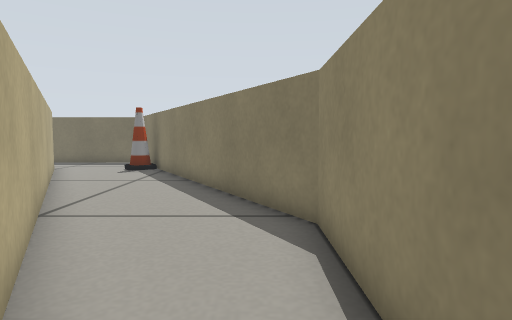
view 1 (above)

15 first-person views from a walk through a world built for the Gazebo simulator. The camera is 0.29 m above the floor, tilts 4° down and sees 75° across. The floor is counted in squares, 0.2 m on a side. Each view is taken from the middle of a square. On the plan, view 1 faces up. The plan holds only what a view shows up to about 15 squares ahead; the rest is blank.

view 2
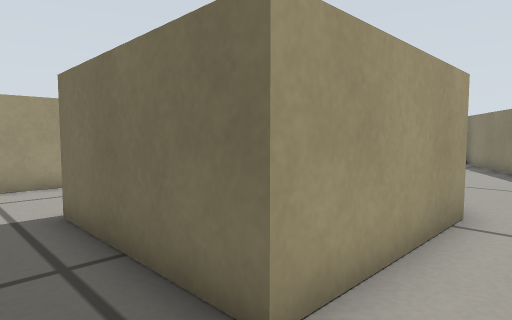

view 3
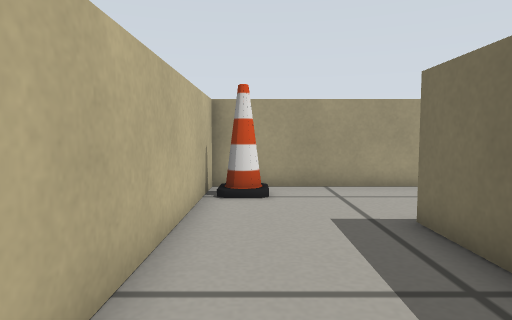

view 4
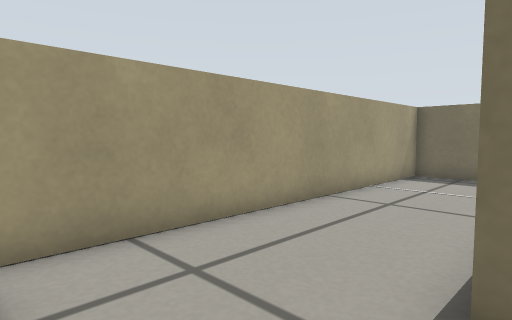

view 5
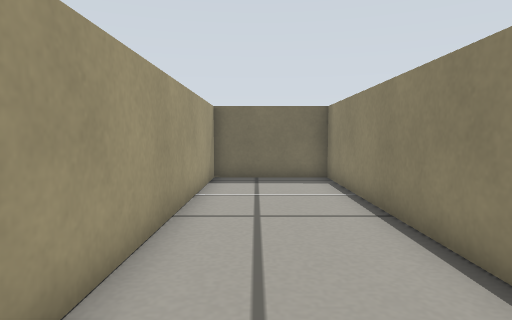

view 6
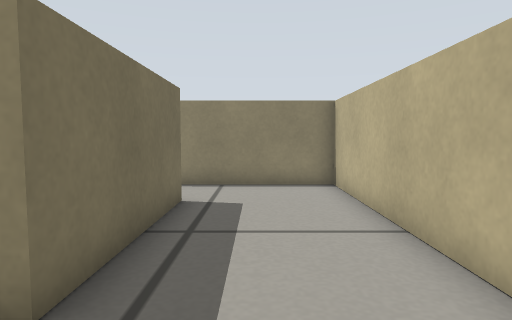

view 7
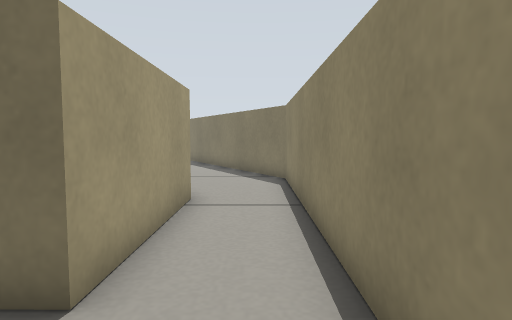

view 8
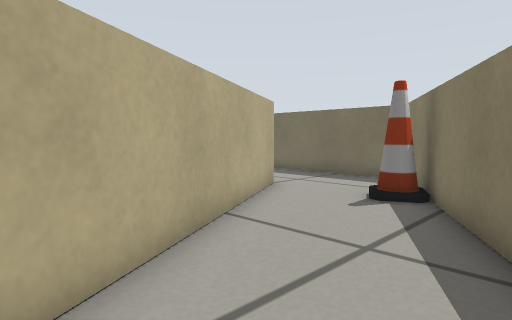

view 9
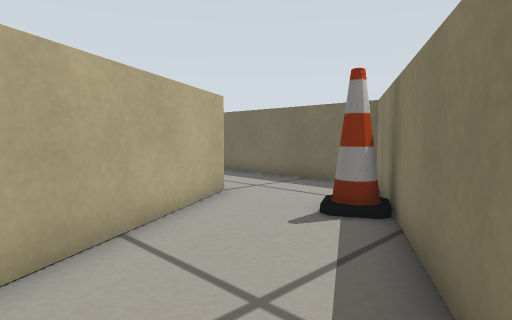

view 10
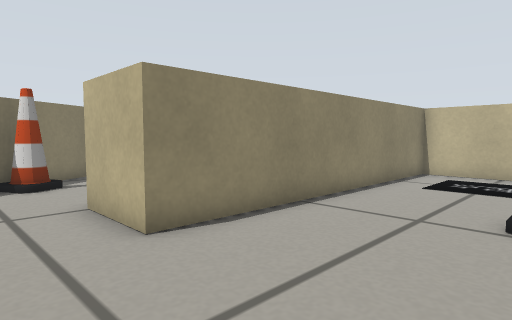

view 11
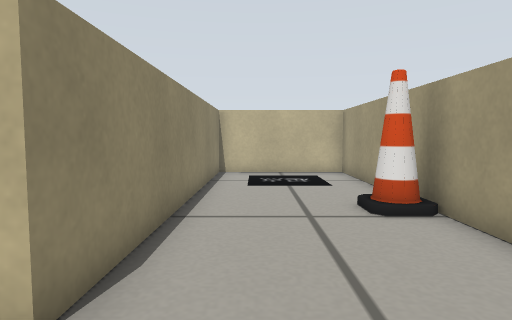

view 12
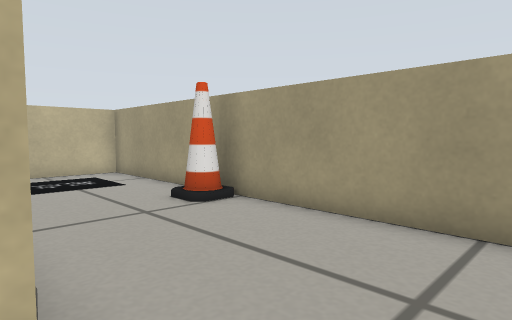

view 13
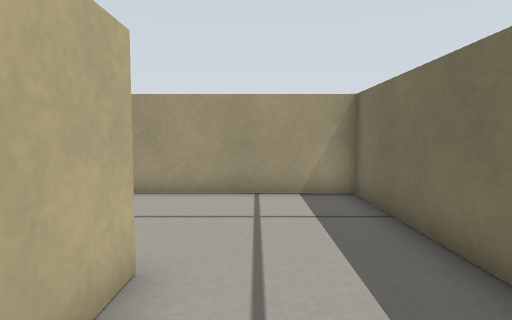

view 14
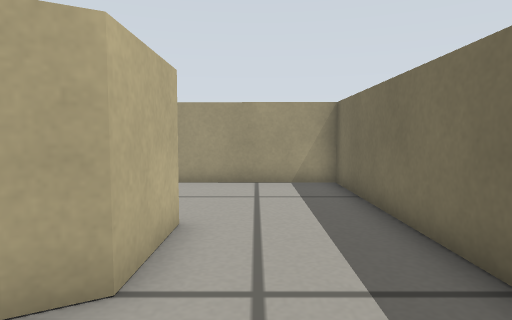

view 15
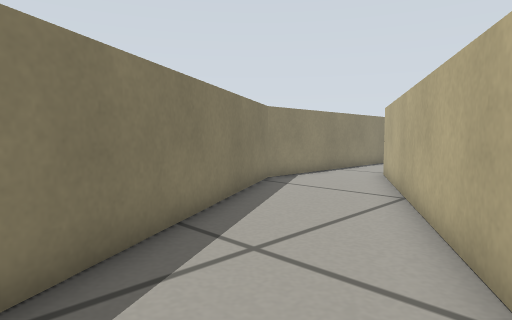

### Floor plan
Points are (right, up) in squares from view 1. A wall is a line through its corners. A room is listed if a view was taken in it or the views show most of it. See-through windows are left out.
Room 1 (views 1, 2, 3, 4, 5, 6, 7)
walls: (-6.5, -1.9) (-6.5, 6.7) (-10.5, 6.7) (-10.6, -7.3) (-9.6, -7.3); (-2.2, 3) (-1.5, 1.7) (-1.5, -3.3) (-6.6, -3.3); (-8.6, -7.3) (0.9, -7.3) (1, 3.4)
ways out: opening at (-0.5, 3) to room 2
objects: cone (-9, -7) to (-9, -6)
Room 2 (views 8, 9)
walls: (1, 3.4) (1, 5.4) (-2.7, 11.9); (-6.3, 10.1) (-2.2, 3)
ways out: opening at (-0.5, 3) to room 1; opening at (-4.5, 11.5) to room 3
Room 3 (views 10, 11, 12, 13, 14, 15)
walls: (-16.5, 9) (-16.5, 3.5) (-11.5, 3.5) (-11.4, 14.7) (-8.9, 14.7) (-6.3, 10.1); (-2.7, 11.9) (-6.4, 18.4) (-16.4, 18.5) (-16.5, 9.5)
ways out: opening at (-4.5, 11.5) to room 2
objects: cone (-16, 10) to (-16, 11); cone (-5, 15)

Positions as (right, up) in squares from view 1, and headings:
1: (0, 0), facing up
2: (0, -5), facing up-left
3: (-1, -6), facing left
4: (-6, -6), facing up-left
5: (-9, -5), facing up
6: (-9, -5), facing right
7: (0, -6), facing up
8: (-2, 7), facing up-left
9: (-2, 9), facing up-left
10: (-16, 17), facing down-right
11: (-13, 17), facing down
12: (-11, 17), facing down-left
13: (-8, 16), facing left
14: (-6, 16), facing left
15: (-7, 14), facing down-right
